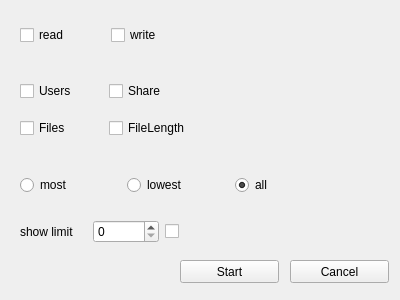
<?xml version="1.0" encoding="UTF-8"?>
<ui version="4.0">
 <class>dbcustomformular</class>
 <widget class="QWidget" name="dbcustomformular">
  <property name="geometry">
   <rect>
    <x>0</x>
    <y>0</y>
    <width>400</width>
    <height>300</height>
   </rect>
  </property>
  <property name="windowTitle">
   <string>Form</string>
  </property>
  <widget class="QPushButton" name="StartButton">
   <property name="geometry">
    <rect>
     <x>180</x>
     <y>260</y>
     <width>99</width>
     <height>23</height>
    </rect>
   </property>
   <property name="text">
    <string>Start</string>
   </property>
  </widget>
  <widget class="QWidget" name="horizontalLayoutWidget">
   <property name="geometry">
    <rect>
     <x>20</x>
     <y>170</y>
     <width>316</width>
     <height>31</height>
    </rect>
   </property>
   <layout class="QHBoxLayout" name="horizontalLayout">
    <item>
     <widget class="QRadioButton" name="rBmost">
      <property name="text">
       <string>most</string>
      </property>
     </widget>
    </item>
    <item>
     <widget class="QRadioButton" name="rBlowest">
      <property name="text">
       <string>lowest</string>
      </property>
     </widget>
    </item>
    <item>
     <widget class="QRadioButton" name="rBall">
      <property name="text">
       <string>all</string>
      </property>
      <property name="checked">
       <bool>true</bool>
      </property>
     </widget>
    </item>
   </layout>
  </widget>
  <widget class="QWidget" name="horizontalLayoutWidget_2">
   <property name="geometry">
    <rect>
     <x>20</x>
     <y>20</y>
     <width>176</width>
     <height>31</height>
    </rect>
   </property>
   <layout class="QHBoxLayout" name="horizontalLayout_2">
    <item>
     <widget class="QCheckBox" name="cBRead">
      <property name="text">
       <string>read</string>
      </property>
     </widget>
    </item>
    <item>
     <widget class="QCheckBox" name="cBWrite">
      <property name="text">
       <string>write</string>
      </property>
     </widget>
    </item>
   </layout>
  </widget>
  <widget class="QWidget" name="gridLayoutWidget">
   <property name="geometry">
    <rect>
     <x>20</x>
     <y>70</y>
     <width>171</width>
     <height>80</height>
    </rect>
   </property>
   <layout class="QGridLayout" name="gridLayout">
    <item row="0" column="0">
     <widget class="QCheckBox" name="cBUsers">
      <property name="text">
       <string>Users</string>
      </property>
     </widget>
    </item>
    <item row="1" column="0">
     <widget class="QCheckBox" name="cBFiles">
      <property name="text">
       <string>Files</string>
      </property>
     </widget>
    </item>
    <item row="0" column="1">
     <widget class="QCheckBox" name="cBShares">
      <property name="text">
       <string>Share</string>
      </property>
     </widget>
    </item>
    <item row="1" column="1">
     <widget class="QCheckBox" name="cBFilelength">
      <property name="text">
       <string>FileLength</string>
      </property>
     </widget>
    </item>
   </layout>
  </widget>
  <widget class="QPushButton" name="CancelButton">
   <property name="geometry">
    <rect>
     <x>290</x>
     <y>260</y>
     <width>99</width>
     <height>23</height>
    </rect>
   </property>
   <property name="text">
    <string>Cancel</string>
   </property>
  </widget>
  <widget class="QWidget" name="horizontalLayoutWidget_3">
   <property name="geometry">
    <rect>
     <x>20</x>
     <y>220</y>
     <width>212</width>
     <height>24</height>
    </rect>
   </property>
   <layout class="QHBoxLayout" name="horizontalLayout_3">
    <item>
     <widget class="QLabel" name="sholimitlabel">
      <property name="text">
       <string>show limit</string>
      </property>
     </widget>
    </item>
    <item>
     <widget class="QSpinBox" name="sBShowLimit"/>
    </item>
    <item>
     <widget class="QCheckBox" name="cBShowLimit">
      <property name="text">
       <string/>
      </property>
      <property name="checked">
       <bool>false</bool>
      </property>
     </widget>
    </item>
   </layout>
  </widget>
 </widget>
 <resources/>
 <connections/>
</ui>
